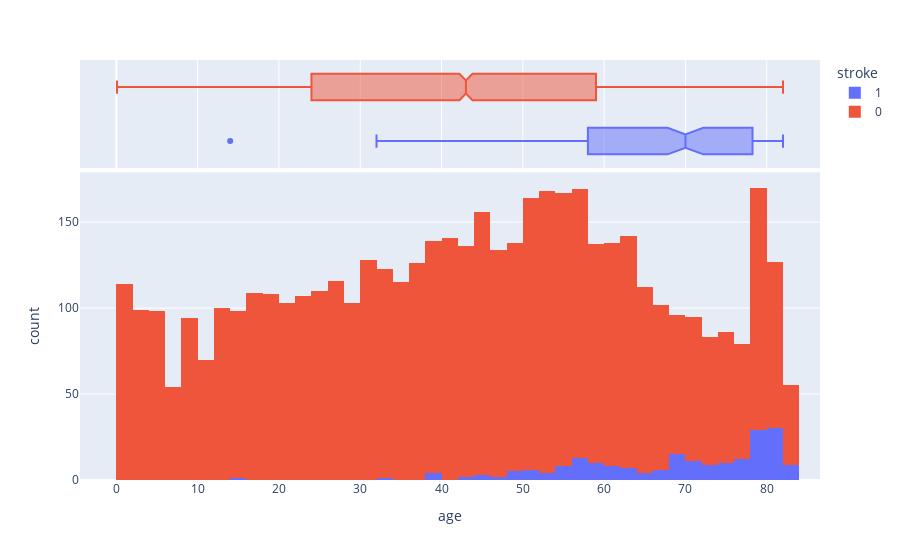

Notebook code cell kept with this figure:
### Code cell
fig = px.histogram(raw_data,x='age',color = 'stroke',marginal="box")
fig.show()

### Figure 1 — Plotly figure (JSON) as saved in the notebook; plotly's stock layout.template omitted (floating-point values rounded to 4 significant figures; data arrays with more than 128 entries replaced by an {"elided": "..."} marker saying what was removed)
{"data": [{"alignmentgroup": "True", "bingroup": "x", "hovertemplate": "stroke=1<br>age=%{x}<br>count=%{y}<extra></extra>", "legendgroup": "1", "marker": {"color": "#636efa"}, "name": "1", "offsetgroup": "1", "orientation": "v", "showlegend": true, "type": "histogram", "x": {"elided": "209 int values"}, "xaxis": "x", "yaxis": "y"}, {"alignmentgroup": "True", "hovertemplate": "stroke=1<br>age=%{x}<extra></extra>", "legendgroup": "1", "marker": {"color": "#636efa"}, "name": "1", "notched": true, "offsetgroup": "1", "showlegend": false, "type": "box", "x": {"elided": "209 int values"}, "xaxis": "x2", "yaxis": "y2"}, {"alignmentgroup": "True", "bingroup": "x", "hovertemplate": "stroke=0<br>age=%{x}<br>count=%{y}<extra></extra>", "legendgroup": "0", "marker": {"color": "#EF553B"}, "name": "0", "offsetgroup": "0", "orientation": "v", "showlegend": true, "type": "histogram", "x": {"elided": "4700 float values"}, "xaxis": "x", "yaxis": "y"}, {"alignmentgroup": "True", "hovertemplate": "stroke=0<br>age=%{x}<extra></extra>", "legendgroup": "0", "marker": {"color": "#EF553B"}, "name": "0", "notched": true, "offsetgroup": "0", "showlegend": false, "type": "box", "x": {"elided": "4700 float values"}, "xaxis": "x2", "yaxis": "y2"}], "layout": {"barmode": "relative", "legend": {"title": {"text": "stroke"}, "tracegroupgap": 0}, "margin": {"t": 60}, "xaxis": {"anchor": "y", "domain": [0, 1], "title": {"text": "age"}}, "xaxis2": {"anchor": "y2", "domain": [0, 1], "matches": "x", "showgrid": true, "showticklabels": false}, "yaxis": {"anchor": "x", "domain": [0, 0.7326], "title": {"text": "count"}}, "yaxis2": {"anchor": "x2", "domain": [0.7426, 1], "matches": "y2", "showgrid": false, "showline": false, "showticklabels": false, "ticks": ""}}}
